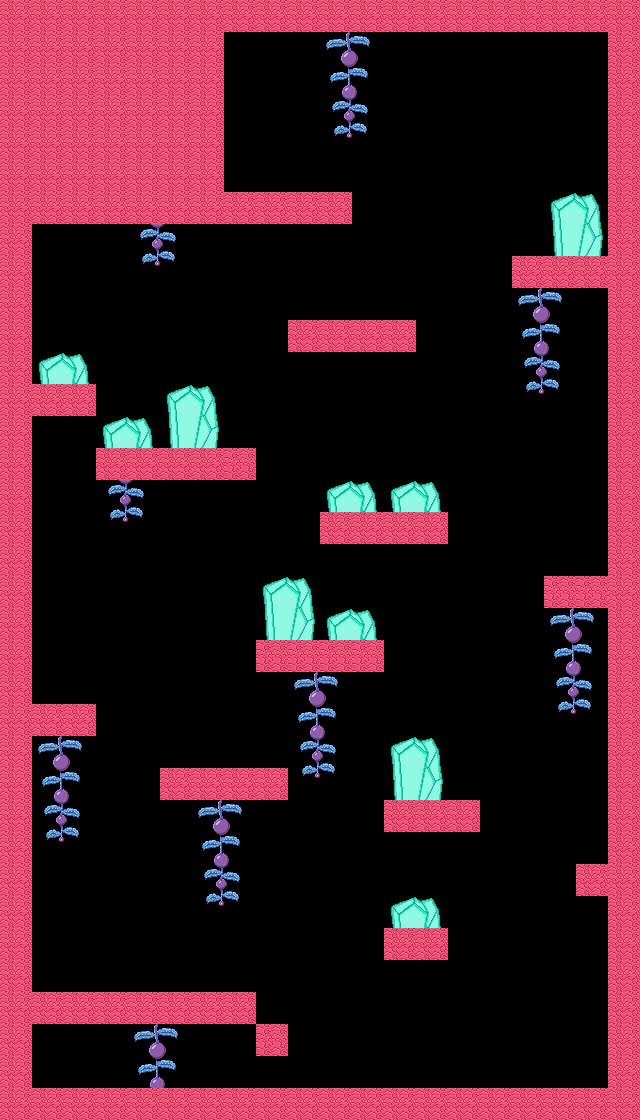

Below is a game level as drawn by its tile map, then a one-line description and the .tmx that defines it (tile-layer data replaced by summaries):
An orthogonal 20x35 tile map with 32x32 px tiles, 2 tile layers (Background, Middleground) and 63 objects.

<map version="1.10" tiledversion="1.10.2" orientation="orthogonal" renderorder="right-down" width="20" height="35" tilewidth="32" tileheight="32" infinite="0" nextlayerid="7" nextobjectid="125">
 <editorsettings>
  <export target="map.json" format="json" />
 </editorsettings>
 <tileset firstgid="1" name="tileset" tilewidth="32" tileheight="32" tilecount="128" columns="8">
  <image source="../tileset.png" trans="ff00ff" width="256" height="512" />
 </tileset>
 <layer id="1" name="Background" width="20" height="35">
  <data>[700 cells, 228 non-empty, 14 distinct tile ids]</data>
 </layer>
 <objectgroup id="2" name="Background collision">
  <object id="15" x="-3.87812" y="-7.75623" width="34.903" height="1135" />
  <object id="16" x="606.279" y="-1.29271" width="64.6353" height="1115.6" />
  <object id="17" x="2.58541" y="-6.46353" width="677.378" height="37.4885" />
  <object id="18" x="19.3906" y="46.5374" width="206.833" height="178.393" />
  <object id="19" x="222.138" y="192.699" width="131.856" height="29.7322" />
  <object id="20" x="513.204" y="257.248" width="100.831" height="32.3176" />
  <object id="21" x="288.273" y="320.591" width="125.392" height="33.6103" />
  <object id="22" x="91.7821" y="448.569" width="166.759" height="31.0249" />
  <object id="23" x="24.2687" y="383.812" width="72.3915" height="29.7322" />
  <object id="24" x="323.176" y="514.497" width="125.1" height="18.0249" />
  <object id="25" x="543.936" y="576.628" width="74.9769" height="33.6103" />
  <object id="26" x="253.581" y="641.142" width="130.563" height="28.4395" />
  <object id="27" x="383.519" y="802.103" width="96.392" height="28.4395" />
  <object id="28" x="575.254" y="866.113" width="40.0739" height="27.1468" />
  <object id="29" x="381.348" y="926.87" width="68.5134" height="31.0249" />
  <object id="30" x="160.295" y="769.16" width="130.563" height="29.7322" />
  <object id="31" x="24.5614" y="703.232" width="70.9363" height="28.4395" />
  <object id="32" x="20.6833" y="991.505" width="237.858" height="36.1958" />
  <object id="33" x="19.3906" y="1087.17" width="607.572" height="33.6103" />
  <object id="73" x="197.784" y="802.77" width="47.8301" height="106.002" />
  <object id="74" x="43.952" y="734.257" width="34.903" height="113.758" />
  <object id="75" x="268.874" y="588.214" width="37.505" height="51.6759">
   <properties>
    <property name="Death" type="bool" value="true" />
   </properties>
  </object>
  <object id="76" x="332.469" y="612.783" width="36.6676" height="27.1062">
   <properties>
    <property name="Death" type="bool" value="true" />
   </properties>
  </object>
  <object id="77" x="332.762" y="493.179" width="34.8301" height="20.0249">
   <properties>
    <property name="Death" type="bool" value="true" />
   </properties>
  </object>
  <object id="79" x="140.905" y="223.638" width="36.1958" height="49.1228" />
  <object id="80" x="228.809" y="160.295" width="20.6833" height="34.903">
   <properties>
    <property name="Goal" type="bool" value="true" />
   </properties>
  </object>
  <object id="112" x="254" y="1026.67" width="34" height="26.6667" />
  <object id="115" x="397.333" y="740.667" width="42" height="59.3333">
   <properties>
    <property name="Death" type="bool" value="true" />
   </properties>
  </object>
  <object id="116" x="40" y="363.667" width="40.1667" height="20.3333">
   <properties>
    <property name="Death" type="bool" value="true" />
   </properties>
  </object>
  <object id="121" x="140.667" y="1028.67" width="32.6667" height="57.3333" />
  <object id="122" x="47.6667" y="1061" width="18.6667" height="16">
   <properties>
    <property name="Start" type="bool" value="true" />
   </properties>
  </object>
  <object id="123" x="469" y="1064.67" width="10" height="10.6667">
   <properties>
    <property name="Plant" type="bool" value="true" />
   </properties>
  </object>
 </objectgroup>
 <layer id="4" name="Middleground" width="20" height="35">
  <data>[700 cells, 50 non-empty, 12 distinct tile ids]</data>
 </layer>
 <objectgroup id="5" name="Middleground collision">
  <object id="55" x="-3.87812" y="-7.75623" width="34.903" height="1135" />
  <object id="56" x="606.279" y="-1.29271" width="64.6353" height="1115.6" />
  <object id="53" x="2.58541" y="-6.46353" width="677.378" height="37.4885" />
  <object id="54" x="19.3906" y="46.5374" width="206.833" height="178.393" />
  <object id="58" x="222.138" y="192.699" width="131.856" height="29.7322" />
  <object id="57" x="513.204" y="257.248" width="100.831" height="32.3176" />
  <object id="59" x="288.273" y="320.591" width="125.392" height="33.6103" />
  <object id="61" x="91.7821" y="448.569" width="166.759" height="31.0249" />
  <object id="60" x="24.2687" y="383.812" width="72.3915" height="29.7322" />
  <object id="62" x="323.176" y="514.497" width="124.1" height="16.0249" />
  <object id="63" x="543.936" y="576.628" width="74.9769" height="33.6103" />
  <object id="64" x="254.248" y="641.142" width="130.563" height="28.4395" />
  <object id="67" x="383.519" y="802.103" width="95.392" height="28.4395" />
  <object id="68" x="575.254" y="866.113" width="40.0739" height="27.1468" />
  <object id="69" x="381.348" y="926.87" width="68.5134" height="31.0249" />
  <object id="66" x="160.295" y="769.16" width="130.563" height="29.7322" />
  <object id="65" x="24.5614" y="703.232" width="71.2696" height="28.4395" />
  <object id="70" x="20.6833" y="991.505" width="237.858" height="36.1958" />
  <object id="71" x="19.3906" y="1087.17" width="607.572" height="33.6103" />
  <object id="81" x="332.225" y="34.903" width="36.1958" height="98.2456" />
  <object id="82" x="524.838" y="294.737" width="37.4885" height="98.2456" />
  <object id="83" x="113.758" y="475.716" width="31.0249" height="51.7082" />
  <object id="85" x="99.5383" y="429.337" width="43.5009" height="19.2322">
   <properties>
    <property name="Death" type="bool" value="true" />
   </properties>
  </object>
  <object id="86" x="171.174" y="398.348" width="40.879" height="46.3426">
   <properties>
    <property name="Death" type="bool" value="true" />
   </properties>
  </object>
  <object id="87" x="391.69" y="894.552" width="49.1228" height="34.903">
   <properties>
    <property name="Death" type="bool" value="true" />
   </properties>
  </object>
  <object id="113" x="254" y="1026.67" width="34" height="26.6667" />
  <object id="117" x="300.667" y="672.667" width="31.3333" height="100.667" />
  <object id="118" x="561.333" y="607.333" width="26.6667" height="106" />
  <object id="119" x="397.833" y="493.5" width="33" height="17.8333">
   <properties>
    <property name="Death" type="bool" value="true" />
   </properties>
  </object>
  <object id="120" x="549.333" y="190.667" width="54" height="66">
   <properties>
    <property name="Death" type="bool" value="true" />
   </properties>
  </object>
  <object id="124" x="93" y="971.667" width="10" height="10.6667">
   <properties>
    <property name="Plant" type="bool" value="true" />
   </properties>
  </object>
 </objectgroup>
</map>
